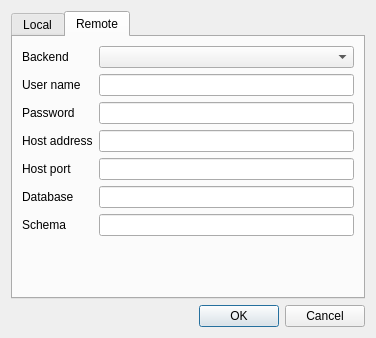
<?xml version="1.0" encoding="UTF-8"?>
<ui version="4.0">
 <class>SelectDatabase</class>
 <widget class="QDialog" name="SelectDatabase">
  <property name="geometry">
   <rect>
    <x>0</x>
    <y>0</y>
    <width>376</width>
    <height>338</height>
   </rect>
  </property>
  <property name="windowTitle">
   <string>Dialog</string>
  </property>
  <layout class="QVBoxLayout" name="verticalLayout">
   <item>
    <widget class="QTabWidget" name="main_tab">
     <property name="currentIndex">
      <number>1</number>
     </property>
     <widget class="QWidget" name="tab_local">
      <attribute name="title">
       <string>Local</string>
      </attribute>
      <layout class="QVBoxLayout" name="verticalLayout_2">
       <item>
        <layout class="QHBoxLayout" name="horizontalLayout">
         <item>
          <widget class="QLabel" name="l_file_path">
           <property name="text">
            <string>File Path</string>
           </property>
          </widget>
         </item>
         <item>
          <widget class="QLineEdit" name="c_file_path"/>
         </item>
         <item>
          <widget class="QToolButton" name="c_browse_file">
           <property name="text">
            <string>...</string>
           </property>
          </widget>
         </item>
        </layout>
       </item>
       <item>
        <spacer name="verticalSpacer">
         <property name="orientation">
          <enum>Qt::Vertical</enum>
         </property>
         <property name="sizeHint" stdset="0">
          <size>
           <width>20</width>
           <height>40</height>
          </size>
         </property>
        </spacer>
       </item>
      </layout>
     </widget>
     <widget class="QWidget" name="tab_remote">
      <attribute name="title">
       <string>Remote</string>
      </attribute>
      <layout class="QFormLayout" name="formLayout">
       <item row="0" column="0">
        <widget class="QLabel" name="label">
         <property name="text">
          <string>Backend</string>
         </property>
        </widget>
       </item>
       <item row="0" column="1">
        <widget class="QComboBox" name="c_backend"/>
       </item>
       <item row="1" column="0">
        <widget class="QLabel" name="label_2">
         <property name="text">
          <string>User name</string>
         </property>
        </widget>
       </item>
       <item row="1" column="1">
        <widget class="QLineEdit" name="c_username"/>
       </item>
       <item row="2" column="0">
        <widget class="QLabel" name="label_3">
         <property name="text">
          <string>Password</string>
         </property>
        </widget>
       </item>
       <item row="3" column="0">
        <widget class="QLabel" name="label_5">
         <property name="text">
          <string>Host address</string>
         </property>
        </widget>
       </item>
       <item row="4" column="0">
        <widget class="QLabel" name="label_4">
         <property name="text">
          <string>Host port</string>
         </property>
        </widget>
       </item>
       <item row="5" column="0">
        <widget class="QLabel" name="label_6">
         <property name="text">
          <string>Database</string>
         </property>
        </widget>
       </item>
       <item row="6" column="0">
        <widget class="QLabel" name="label_7">
         <property name="text">
          <string>Schema</string>
         </property>
        </widget>
       </item>
       <item row="3" column="1">
        <widget class="QLineEdit" name="c_host"/>
       </item>
       <item row="2" column="1">
        <widget class="QLineEdit" name="c_pass"/>
       </item>
       <item row="4" column="1">
        <widget class="QLineEdit" name="c_port"/>
       </item>
       <item row="5" column="1">
        <widget class="QLineEdit" name="c_db_name"/>
       </item>
       <item row="6" column="1">
        <widget class="QLineEdit" name="c_schema"/>
       </item>
      </layout>
     </widget>
    </widget>
   </item>
   <item>
    <widget class="QDialogButtonBox" name="bbox">
     <property name="standardButtons">
      <set>QDialogButtonBox::Cancel|QDialogButtonBox::Ok</set>
     </property>
    </widget>
   </item>
  </layout>
 </widget>
 <resources/>
 <connections>
  <connection>
   <sender>bbox</sender>
   <signal>accepted()</signal>
   <receiver>SelectDatabase</receiver>
   <slot>accept()</slot>
   <hints>
    <hint type="sourcelabel">
     <x>187</x>
     <y>317</y>
    </hint>
    <hint type="destinationlabel">
     <x>187</x>
     <y>168</y>
    </hint>
   </hints>
  </connection>
  <connection>
   <sender>bbox</sender>
   <signal>rejected()</signal>
   <receiver>SelectDatabase</receiver>
   <slot>reject()</slot>
   <hints>
    <hint type="sourcelabel">
     <x>187</x>
     <y>317</y>
    </hint>
    <hint type="destinationlabel">
     <x>187</x>
     <y>168</y>
    </hint>
   </hints>
  </connection>
 </connections>
</ui>
